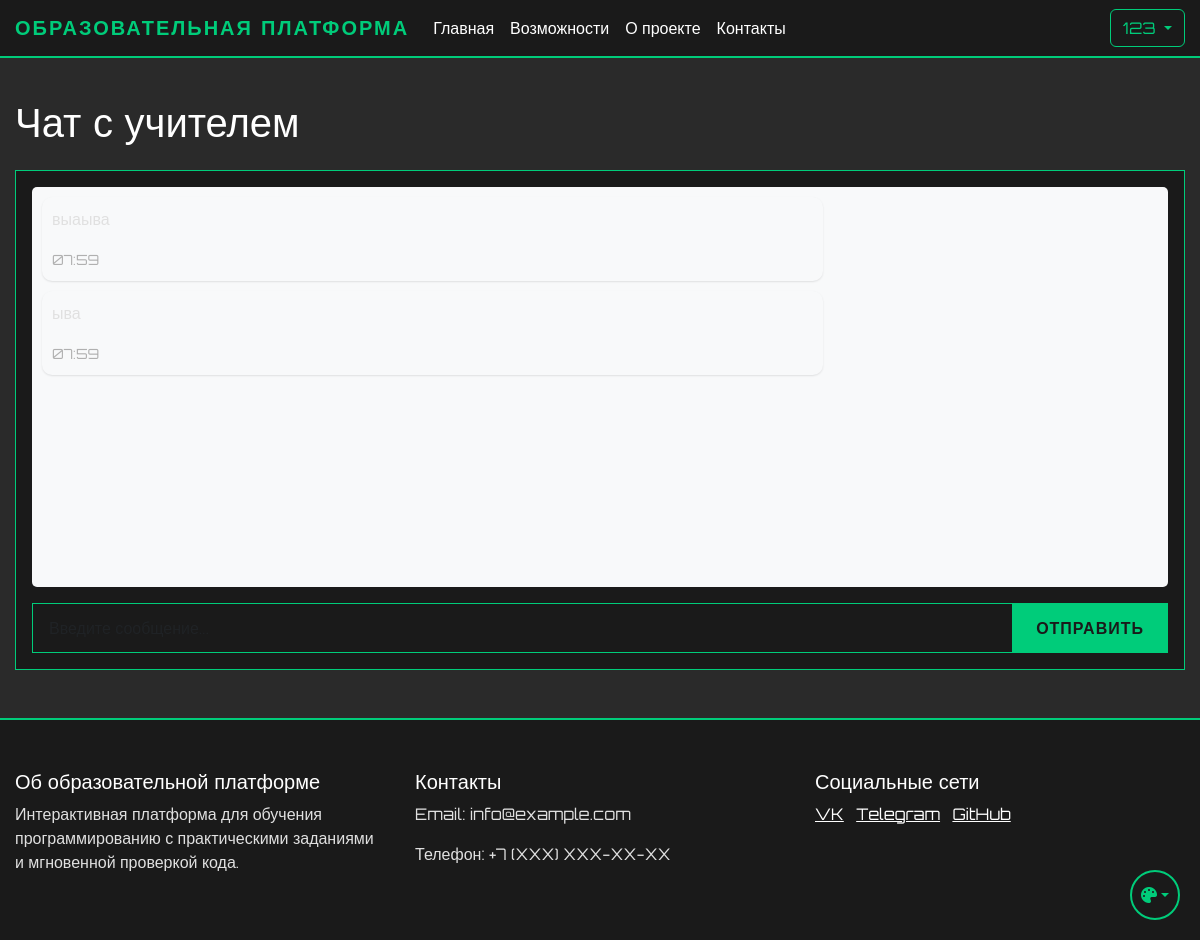
The page /chat (signed in) on the database as committed earlier.
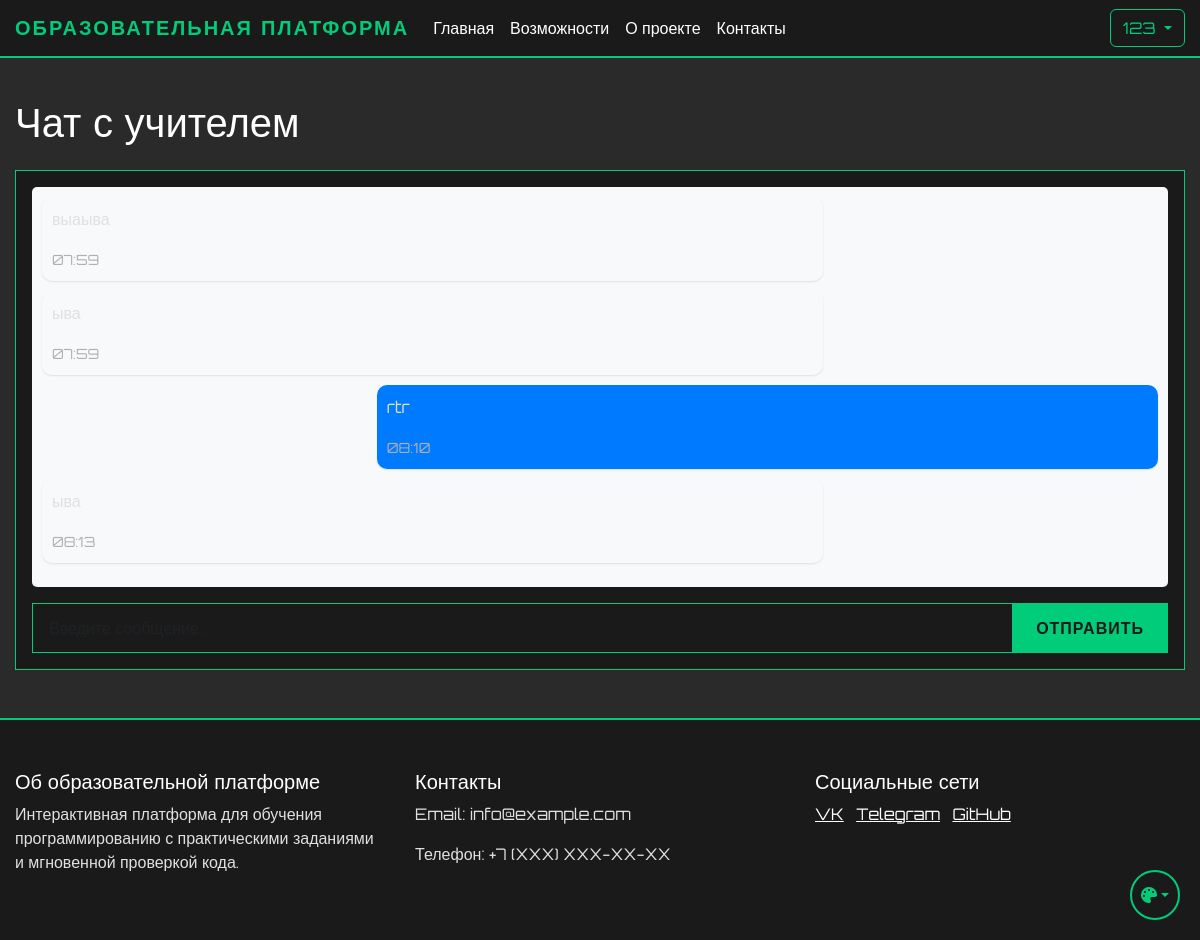
The same page on the database as committed later.
### app.py (models this page shows, shortened)
class User(UserMixin, db.Model):
    id = db.Column(db.Integer, primary_key=True)
    name = db.Column(db.String(100), nullable=False)
    username = db.Column(db.String(80), unique=True, nullable=False)
    email = db.Column(db.String(120), unique=True, nullable=False)
    password_hash = db.Column(db.String(128))
    is_admin = db.Column(db.Boolean, default=False)
    user_type = db.Column(db.String(20), default='student')  # student, teacher, admin
    created_by = db.Column(db.Integer, db.ForeignKey('user.id'), nullable=True)  # ID пользователя, создавшего этого пользователя
    created_at = db.Column(db.DateTime, default=db.func.now())
    last_login = db.Column(db.DateTime)
    is_active = db.Column(db.Boolean, default=True)
    progress = db.relationship('UserProgress', backref='user', lazy=True)
    ratings = db.relationship('UserRating', backref='user', lazy=True)
    created_users = db.relationship('User', backref=db.backref('creator', remote_side=[id]))
    def is_student(self):
        return self.user_type == 'student'

class ChatMessage(db.Model):
    id = db.Column(db.Integer, primary_key=True)
    sender_id = db.Column(db.Integer, db.ForeignKey('user.id'), nullable=False)
    receiver_id = db.Column(db.Integer, db.ForeignKey('user.id'), nullable=False)
    message = db.Column(db.Text, nullable=False)
    created_at = db.Column(db.DateTime, default=db.func.now())
    is_read = db.Column(db.Boolean, default=False)
    sender = db.relationship('User', foreign_keys=[sender_id], backref='sent_messages')
    receiver = db.relationship('User', foreign_keys=[receiver_id], backref='received_messages')

### app.py (the view)
@app.route('/chat')
@login_required
def chat():
    if current_user.is_student():
        teacher = User.query.get(current_user.created_by)
        if not teacher:
            flash('У вас нет назначенного учителя', 'warning')
            return redirect(url_for('student_dashboard'))
        messages = ChatMessage.query.filter(
            ((ChatMessage.sender_id == current_user.id) & (ChatMessage.receiver_id == teacher.id)) |
            ((ChatMessage.sender_id == teacher.id) & (ChatMessage.receiver_id == current_user.id))
        ).order_by(ChatMessage.created_at).all()
        for message in messages:
            if message.receiver_id == current_user.id and not message.is_read:
                message.is_read = True
        db.session.commit()
        return render_template('chat.html',
                             messages=messages,
                             teacher=teacher,
                             is_student=True)
    elif current_user.is_teacher():
        students = User.query.filter_by(created_by=current_user.id, user_type='student').all()
        return render_template('chat.html',
                             students=students,
                             is_student=False)
    return redirect(url_for('index'))

### app.py (called while the page is built)
@login_manager.user_loader
def load_user(user_id):
    return db.session.get(User, int(user_id))

### templates/chat.html (shortened to what this page needs)
{% extends "base.html" %}
{% block content %}
<div class="container mt-4">
    {% if is_student %}
        <h1 class="mb-4">Чат с учителем</h1>
        <div class="card">
            <div class="card-body">
                <div id="messages" class="messages mb-3" style="height: 400px; overflow-y: auto;">
                    {% for message in messages %}
                        <div class="message {% if message.sender_id == current_user.id %}sent{% else %}received{% endif %}">
                            <div class="message-content">
                                <p>{{ message.message }}</p>
                                <small class="text-muted">{{ message.created_at.strftime('%H:%M') }}</small>
                            </div>
                        </div>
                    {% endfor %}
                </div>
                <form id="message-form" class="mt-3">
                    <div class="input-group">
                        <input type="text" id="message-input" class="form-control" placeholder="Введите сообщение...">
                        <button type="submit" class="btn btn-primary">Отправить</button>
                    </div>
                </form>
            </div>
        </div>
    {% endif %}
</div>
{% endblock %}

### templates/base.html (shortened to what this page needs)
<!DOCTYPE html>
<html lang="ru">
<head>
    <link href="https://cdn.jsdelivr.net/npm/bootstrap@5.3.0/dist/css/bootstrap.min.css" rel="stylesheet">
    <link href="{{ url_for('static', filename='css/themes.css') }}" rel="stylesheet">
    <link href="{{ url_for('static', filename='css/base.css') }}" rel="stylesheet">
    <link href="{{ url_for('static', filename='css/components.css') }}" rel="stylesheet">
    <link href="{{ url_for('static', filename='css/forms.css') }}" rel="stylesheet">
    <link href="{{ url_for('static', filename='css/tables.css') }}" rel="stylesheet">
    <link href="{{ url_for('static', filename='css/layout.css') }}" rel="stylesheet">
</head>
<body>
    <nav class="navbar navbar-expand-lg navbar-dark">
        <div class="container">
            <a class="navbar-brand" href="{{ url_for('index') }}">Образовательная платформа</a>
            <div class="collapse navbar-collapse" id="navbarNav">
                <ul class="navbar-nav me-auto">
                    <li class="nav-item">
                        <a class="nav-link" href="{{ url_for('index') }}">Главная</a>
                    </li>
                    <li class="nav-item">
                        <a class="nav-link" href="/#features">Возможности</a>
                    </li>
                    <li class="nav-item">
                        <a class="nav-link" href="/#about">О проекте</a>
                    </li>
                    <li class="nav-item">
                        <a class="nav-link" href="/#contact">Контакты</a>
                    </li>
                </ul>
                <div class="d-flex">
                    {% if current_user.is_authenticated %}
                        <div class="dropdown">
                            <button class="btn btn-outline-light dropdown-toggle" type="button" id="userMenu" data-bs-toggle="dropdown">
                                {{ current_user.username }}
                            </button>
                        </div>
                    {% else %}
                        <a href="{{ url_for('login') }}" class="btn btn-outline-light me-2">Войти</a>
                    {% endif %}
                </div>
            </div>
        </div>
    </nav>
    {% block content %}{% endblock %}
    <footer class="footer mt-5">
        <div class="container">
            <div class="row">
                <div class="col-md-4">
                    <h5>Об образовательной платформе</h5>
                    <p>Интерактивная платформа для обучения программированию с практическими заданиями и мгновенной проверкой кода.</p>
                </div>
                <div class="col-md-4">
                    <h5>Контакты</h5>
                    <p>Email: info@example.com</p>
                    <p>Телефон: +7 (XXX) XXX-XX-XX</p>
                </div>
                <div class="col-md-4">
                    <h5>Социальные сети</h5>
                    <a href="#" class="text-white me-2">VK</a>
                    <a href="#" class="text-white me-2">Telegram</a>
                    <a href="#" class="text-white">GitHub</a>
                </div>
            </div>
        </div>
    </footer>
    <div class="theme-switch">
        <button class="btn dropdown-toggle" type="button" id="themeDropdown" data-bs-toggle="dropdown" aria-expanded="false">
            <i class="fa-solid fa-palette"></i>
        </button>
    </div>
    <link rel="stylesheet" href="https://cdnjs.cloudflare.com/ajax/libs/font-awesome/6.5.1/css/all.min.css">
</body>
</html>

### static/css/themes.css (style rules this page uses)
:root[data-theme="cyberpunk"] { --cyber-primary: #00cc7a; --cyber-secondary: #ff6600; --cyber-dark: #1a1a1a; --cyber-bg: #2a2a2a; --cyber-text: #e0e0e0; --cyber-text-light: #ffffff; --cyber-text-muted: #b0b0b0; --cyber-card-bg: #1a1a1a; --cyber-text-dark: #333333; --cyber-info: #ff00ff; }

### static/css/base.css (style rules this page uses)
body { font-family: 'Orbitron', sans-serif; background-color: var(--cyber-bg); color: var(--cyber-text); min-height: 100vh; display: flex; flex-direction: column; opacity: 0; transition: opacity 0.3s ease; }
body.theme-loaded { opacity: 1; }
h1, h2, h3, h4, h5, h6 { color: var(--cyber-text-light); }
p { color: var(--cyber-text); }
.text-white { color: var(--cyber-text-light) !important; }
.text-muted { color: var(--cyber-text-muted) !important; }
.navbar { background-color: var(--cyber-dark) !important; border-bottom: 2px solid var(--cyber-primary); }
.navbar-brand { color: var(--cyber-primary) !important; font-weight: 700; text-transform: uppercase; letter-spacing: 2px; }
.nav-link { color: var(--cyber-text-light) !important; transition: all 0.3s ease; }
.footer { background-color: var(--cyber-dark); border-top: 2px solid var(--cyber-primary); color: var(--cyber-text-light); padding: 50px 0; margin-top: auto; }

### static/css/components.css (style rules this page uses)
.card { background-color: var(--cyber-card-bg); border: 1px solid var(--cyber-primary); color: var(--cyber-text-light); }
.card-body { background-color: var(--cyber-card-bg); color: var(--cyber-text-light); }
.btn-outline-light { border-color: var(--cyber-primary); color: var(--cyber-primary); transition: all 0.3s ease; }

### static/css/forms.css (style rules this page uses)
.form-control { background-color: var(--cyber-card-bg); border: 1px solid var(--cyber-primary); color: var(--cyber-text-light); border-radius: 0; padding: 0.75rem 1rem; transition: all 0.3s ease; }

### static/css/layout.css (style rules this page uses)
.container { max-width: 1200px; margin: 0 auto; padding: 0 15px; }
.row { margin: 0 -15px; }
.col, [class*="col-"] { padding: 0 15px; }
.mt-3 { margin-top: 1rem; }
.mt-4 { margin-top: 1.5rem; }
.mt-5 { margin-top: 3rem; }
.mb-3 { margin-bottom: 1rem; }
.mb-4 { margin-bottom: 1.5rem; }
.d-flex { display: flex; }

### templates/chat.html (style rules this page uses)
.messages { padding: 10px; background-color: #f8f9fa; border-radius: 5px; }
.message { margin-bottom: 10px; max-width: 70%; }
.message.sent { margin-left: auto; }
.message.received { margin-right: auto; }
.message-content { padding: 10px; border-radius: 10px; background-color: #fff; box-shadow: 0 1px 2px rgba(0,0,0,0.1); }
.message.sent .message-content { background-color: #007bff; color: white; }
.message.received .message-content { background-color: #f8f9fa; }

Rows that differ between the two databases and show on the page:
added ChatMessage: message "rtr", created_at "08:10"
added ChatMessage: message "ыва", created_at "08:13"
